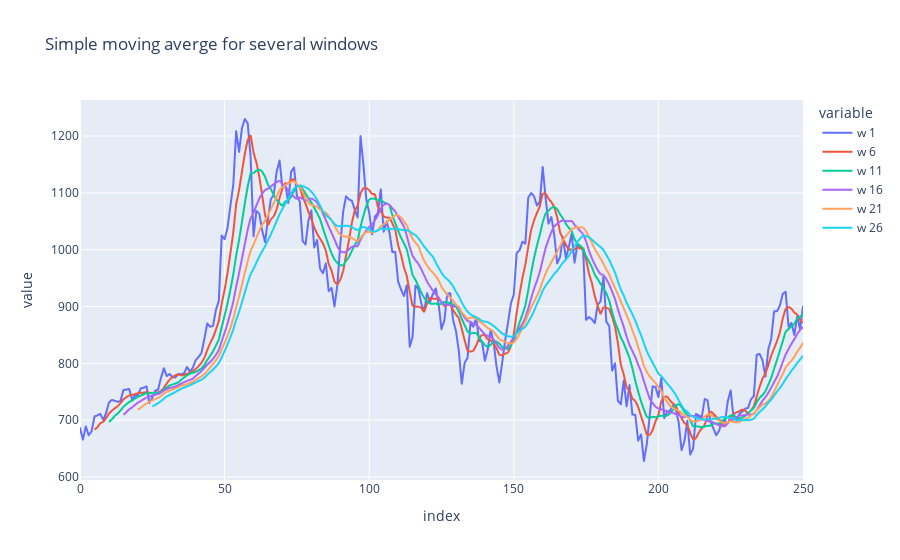

This figure's notebook cell:
### Markdown cell above
SMA is a way of smooth the original time serie. while increasing the window used in the calculation of SMA, we flaten the imperfections of the curve. This is great for inspecting the tendency of the curve or general behaviours.

### Code cell
TESLA = closing_price('TSLA',1)
plots = dict()
for window in range(1, 30, 5):
    aux = sma(TESLA, window)
    l = "w " + str(window)
    plots[l] = list(itertools.chain.from_iterable(aux.values))
df = pd.DataFrame.from_dict(plots)
fig = px.line(df, title='Simple moving averge for several windows')
fig.show()

### Figure 1 — Plotly figure (JSON) as saved in the notebook; plotly's stock layout.template omitted (floating-point values rounded to 4 significant figures; data arrays with more than 128 entries replaced by an {"elided": "..."} marker saying what was removed)
{"data": [{"hovertemplate": "variable=w 1<br>index=%{x}<br>value=%{y}<extra></extra>", "legendgroup": "w 1", "line": {"color": "#636efa", "dash": "solid"}, "marker": {"symbol": "circle"}, "mode": "lines", "name": "w 1", "showlegend": true, "type": "scattergl", "x": {"elided": "251 int values"}, "xaxis": "x", "y": {"elided": "251 float values"}, "yaxis": "y"}, {"hovertemplate": "variable=w 6<br>index=%{x}<br>value=%{y}<extra></extra>", "legendgroup": "w 6", "line": {"color": "#EF553B", "dash": "solid"}, "marker": {"symbol": "circle"}, "mode": "lines", "name": "w 6", "showlegend": true, "type": "scattergl", "x": {"elided": "251 int values"}, "xaxis": "x", "y": {"elided": "251 float values"}, "yaxis": "y"}, {"hovertemplate": "variable=w 11<br>index=%{x}<br>value=%{y}<extra></extra>", "legendgroup": "w 11", "line": {"color": "#00cc96", "dash": "solid"}, "marker": {"symbol": "circle"}, "mode": "lines", "name": "w 11", "showlegend": true, "type": "scattergl", "x": {"elided": "251 int values"}, "xaxis": "x", "y": {"elided": "251 float values"}, "yaxis": "y"}, {"hovertemplate": "variable=w 16<br>index=%{x}<br>value=%{y}<extra></extra>", "legendgroup": "w 16", "line": {"color": "#ab63fa", "dash": "solid"}, "marker": {"symbol": "circle"}, "mode": "lines", "name": "w 16", "showlegend": true, "type": "scattergl", "x": {"elided": "251 int values"}, "xaxis": "x", "y": {"elided": "251 float values"}, "yaxis": "y"}, {"hovertemplate": "variable=w 21<br>index=%{x}<br>value=%{y}<extra></extra>", "legendgroup": "w 21", "line": {"color": "#FFA15A", "dash": "solid"}, "marker": {"symbol": "circle"}, "mode": "lines", "name": "w 21", "showlegend": true, "type": "scattergl", "x": {"elided": "251 int values"}, "xaxis": "x", "y": {"elided": "251 float values"}, "yaxis": "y"}, {"hovertemplate": "variable=w 26<br>index=%{x}<br>value=%{y}<extra></extra>", "legendgroup": "w 26", "line": {"color": "#19d3f3", "dash": "solid"}, "marker": {"symbol": "circle"}, "mode": "lines", "name": "w 26", "showlegend": true, "type": "scattergl", "x": {"elided": "251 int values"}, "xaxis": "x", "y": {"elided": "251 float values"}, "yaxis": "y"}], "layout": {"legend": {"title": {"text": "variable"}, "tracegroupgap": 0}, "title": {"text": "Simple moving averge for several windows"}, "xaxis": {"anchor": "y", "domain": [0, 1], "title": {"text": "index"}}, "yaxis": {"anchor": "x", "domain": [0, 1], "title": {"text": "value"}}}}
